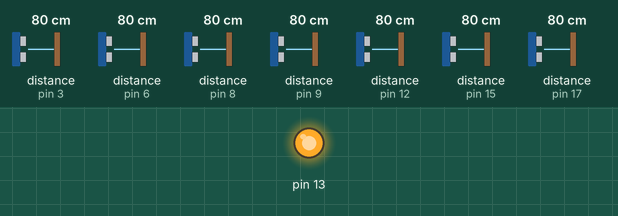
Simulated run of this sketch. Board: Arduino Uno, built with avr-gcc and run on an emulated ATmega328P. Parts: output pins drawn as LEDs (lit = HIGH). Wiring (inferred from the names in the program): 7 × ultrasonic range finder: trigger pin 4, echo pin 3 / trigger pin 5, echo pin 6 / trigger pin 7, echo pin 8 / trigger pin 10, echo pin 9 / trigger pin 11, echo pin 12 / trigger pin 14, echo pin 15 / trigger pin 16, echo pin 17. Inputs (shaded band) come from the test bench; at power-on: distance to the obstacle (sensors on pin 3, pin 6, pin 8, pin 9, pin 12, pin 15, pin 17) 80 cm. The echo pulse lasts 58.3 µs per cm; pins used as bus, display or sensor lines are not drawn.

Above: at 1.2 s.
1.3 s: distance to the obstacle (sensor on pin 3) set to 12 cm
2.8 s: distance to the obstacle (sensor on pin 3) set to 9 cm
At 3.6 s:
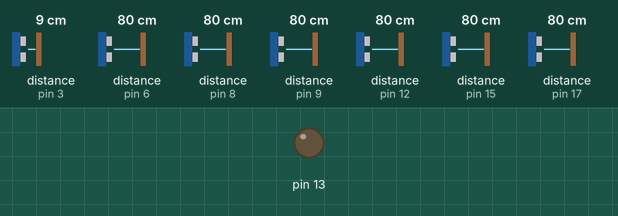
4.3 s: distance to the obstacle (sensor on pin 3) set to 18 cm
At 5.5 s:
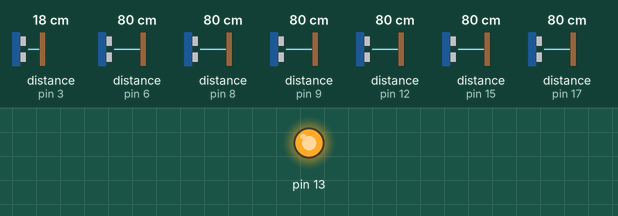
5.8 s: distance to the obstacle (sensor on pin 3) set to 2 cm
At 6.1 s:
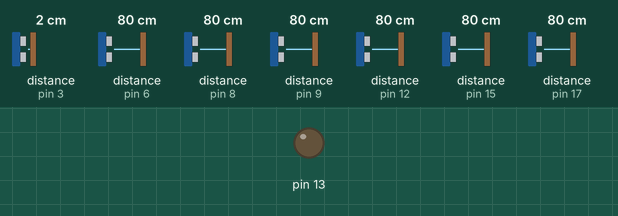
Timing chart, 0 to 8.3 s (numbered marks = the images above; inputs shaded):
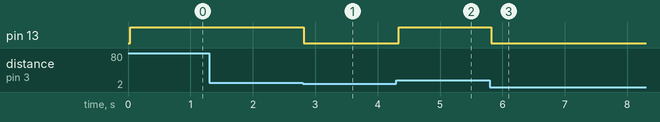

Measured:
- the behaviour switches between 11 and 10 cm on distance to the obstacle (sensor on pin 3) (found by bisection; images 0 and 1)
- after the input at 1.3 s, every drawn part: stays the same
- after the input at 2.8 s, pin 13: HIGH → LOW at once
- after the input at 4.3 s, pin 13: LOW → HIGH at once
- after the input at 5.8 s, pin 13: HIGH → LOW at once

The sketch:

ultrasonic.ino
```cpp
//    7 oo oo oo 6
//   2 oo   3  oo 4
//1 oo             oo 5


long duration1, duration2, duration3, duration4, duration5, duration6, duration7;
long distance1, distance2, distance3, distance4, distance5, distance6, distance7;


//---------------//
int range = 13;
int rangeSide = 10;
//---------------//


int trigPin1 = 11;
int echoPin1 = 12;

int trigPin2 = 10;
int echoPin2 = 9;

int trigPin3 = 7;
int echoPin3 = 8;

int trigPin4 = 5;
int echoPin4 = 6;

int trigPin5 = 4;
int echoPin5 = 3;

int trigPin6 = 14;
int echoPin6 = 15;

int trigPin7 = 16;
int echoPin7 = 17;


void setup() {
  //Serial.begin (9600);
  pinMode(trigPin1, OUTPUT);
  pinMode(echoPin1, INPUT);

  pinMode(trigPin2, OUTPUT);
  pinMode(echoPin2, INPUT);

  pinMode(trigPin3, OUTPUT);
  pinMode(echoPin3, INPUT);

  pinMode(trigPin4, OUTPUT);
  pinMode(echoPin4, INPUT);

  pinMode(trigPin5, OUTPUT);
  pinMode(echoPin5, INPUT);

  pinMode(trigPin6, OUTPUT);
  pinMode(echoPin6, INPUT);

  pinMode(trigPin7, OUTPUT);
  pinMode(echoPin7, INPUT);

  pinMode(13, OUTPUT);
}

void loop() {

  long duration1, distance1;
  digitalWrite(trigPin1, LOW);
  delayMicroseconds(2);
  digitalWrite(trigPin1, HIGH);
  delayMicroseconds(10);
  digitalWrite(trigPin1, LOW);
  duration1 = pulseIn(echoPin1, HIGH);
  distance1 = (duration1 / 2) / 29.1;

  long duration2, distance2;
  digitalWrite(trigPin2, LOW);
  delayMicroseconds(2);
  digitalWrite(trigPin2, HIGH);
  delayMicroseconds(10);
  digitalWrite(trigPin2, LOW);
  duration2 = pulseIn(echoPin2, HIGH);
  distance2 = (duration2 / 2) / 29.1;

  long duration3, distance3;
  digitalWrite(trigPin3, LOW);
  delayMicroseconds(2);
  digitalWrite(trigPin3, HIGH);
  delayMicroseconds(10);
  digitalWrite(trigPin3, LOW);
  duration3 = pulseIn(echoPin3, HIGH);
  distance3 = (duration3 / 2) / 29.1;

  long duration4, distance4;
  digitalWrite(trigPin4, LOW);
  delayMicroseconds(2);
  digitalWrite(trigPin4, HIGH);
  delayMicroseconds(10);
  digitalWrite(trigPin4, LOW);
  duration4 = pulseIn(echoPin4, HIGH);
  distance4 = (duration4 / 2) / 29.1;

  long duration5, distance5;
  digitalWrite(trigPin5, LOW);
  delayMicroseconds(2);
  digitalWrite(trigPin5, HIGH);
  delayMicroseconds(10);
  digitalWrite(trigPin5, LOW);
  duration5 = pulseIn(echoPin5, HIGH);
  distance5 = (duration5 / 2) / 29.1;

  long duration6, distance6;
  digitalWrite(trigPin6, LOW);
  delayMicroseconds(2);
  digitalWrite(trigPin6, HIGH);
  delayMicroseconds(10);
  digitalWrite(trigPin6, LOW);
  duration6 = pulseIn(echoPin6, HIGH);
  distance6 = (duration6 / 2) / 29.1;

  long duration7, distance7;
  digitalWrite(trigPin7, LOW);
  delayMicroseconds(2);
  digitalWrite(trigPin7, HIGH);
  delayMicroseconds(10);
  digitalWrite(trigPin7, LOW);
  duration7 = pulseIn(echoPin7, HIGH);
  distance7 = (duration7 / 2) / 29.1;


  if ((distance1 < rangeSide) or
      (distance2 < range) or
      (distance3 < range) or
      (distance4 < range) or
      (distance6 < range) or
      (distance7 < range) or
      (distance5 < rangeSide)) {
    digitalWrite(13, LOW);
  }

  else {
    digitalWrite(13, HIGH);
  }

/*
  Serial.print(distance1);
  Serial.print("  ");
  Serial.print(distance2);
  Serial.print("  ");
  Serial.print(distance3);
  Serial.print("  ");
  Serial.print(distance4);
  Serial.print("  ");
  Serial.print(distance5);
  Serial.print(" // ");
  Serial.print(distance6);
  Serial.print("  ");
  Serial.print(distance7);
  Serial.println();
*/

}
```
